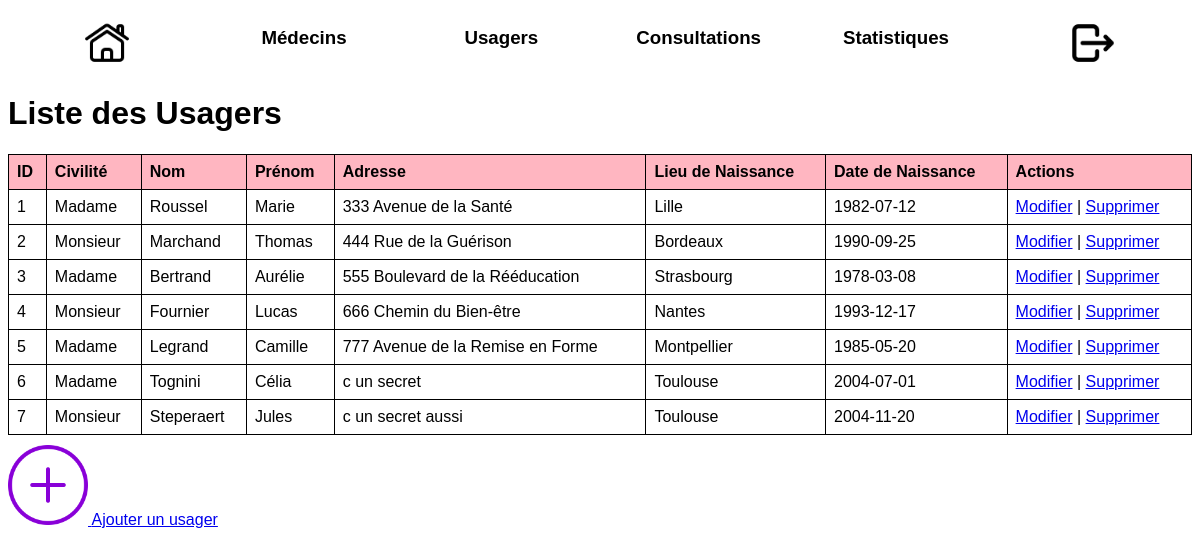
The page /php/listeusager.php (signed in) on the database its author committed.
### tables this page shows
CREATE TABLE usager (
    ID_USAGER int(11) NOT NULL AUTO_INCREMENT,
    Civilite varchar(10) DEFAULT NULL,
    Nom varchar(50) DEFAULT NULL,
    Prenom varchar(50) DEFAULT NULL,
    Adresse varchar(100) DEFAULT NULL,
    Date_Naissance date DEFAULT NULL,
    Numero_Secu varchar(13) DEFAULT NULL,
    Lieu_Naissance varchar(50) DEFAULT NULL,
    ID_Medecin_Ref int(11) DEFAULT NULL,
    PRIMARY KEY (ID_USAGER),
    FOREIGN KEY (ID_Medecin_Ref) REFERENCES medecin (ID_Medecin)
);

### php/listeusager.php (the view, shortened to what this page needs)
<!DOCTYPE html>
<html lang="fr">
<head>
    <link rel="stylesheet" type="text/css" href="../css/listesusagers.css">
</head>
<body>
    <?php
        include('menu.php');
    ?>
    <h1>Liste des Usagers</h1>
    <?php
    include 'BDD.php';
    try {
        $sql = "SELECT * FROM usager";
        $stmt = $conn->query($sql);
        if ($stmt->rowCount() > 0) {
            echo "<table>";
            echo "<tr><th>ID</th><th>Civilité</th><th>Nom</th><th>Prénom</th><th>Adresse</th><th>Lieu de Naissance</th><th>Date de Naissance</th><th>Actions</th></tr>";
            while ($row = $stmt->fetch()) {
                echo "<tr>";
                echo "<td>" . htmlspecialchars($row['ID_USAGER']) . "</td>";
                echo "<td>" . htmlspecialchars($row['Civilite']) . "</td>";
                echo "<td>" . htmlspecialchars($row['Nom']) . "</td>";
                echo "<td>" . htmlspecialchars($row['Prenom']) . "</td>";
                echo "<td>" . htmlspecialchars($row['Adresse']) . "</td>";
                echo "<td>" . htmlspecialchars($row['Lieu_Naissance']) . "</td>";
                echo "<td>" . htmlspecialchars($row['Date_Naissance']) . "</td>";
                echo "<td><a href='modif_usager.php?id=" . $row['ID_USAGER'] . "'>Modifier</a> | <a href='supp_usager.php?id=" . $row['ID_USAGER'] . "'>Supprimer</a></td>";
                echo "</tr>";
            }
            echo "</table>";
        } else {
            echo "Aucun usager trouvé.";
        }
    } catch (PDOException $e) {
        die("Erreur : " . $e->getMessage());
    }
    ?>
    <a href="ajouterusager.php" id="ajouterLink">
        <img src="../images/logo_plus.png" alt="Ajouter un usager">
        Ajouter un usager
    </a>
</body>
</html>

### css/listesusagers.css (style rules this page uses)
body { font-family: Arial, sans-serif; }
table { border-collapse: collapse; width: 100%; }
table, th, td { border: 1px solid black; }
th, td { padding: 8px; text-align: left; }
th { background-color: lightpink; }
img { cursor: pointer; height: 80px; margin-top: 10px; }

### rows shown on the page
usager: ID_USAGER "1", Civilite "Madame", Nom "Roussel", Prenom "Marie", Adresse "333 Avenue de la Santé", Lieu_Naissance "Lille", Date_Naissance "1982-07-12"
usager: ID_USAGER "2", Civilite "Monsieur", Nom "Marchand", Prenom "Thomas", Adresse "444 Rue de la Guérison", Lieu_Naissance "Bordeaux", Date_Naissance "1990-09-25"
usager: ID_USAGER "3", Civilite "Madame", Nom "Bertrand", Prenom "Aurélie", Adresse "555 Boulevard de la Rééducation", Lieu_Naissance "Strasbourg", Date_Naissance "1978-03-08"
usager: ID_USAGER "4", Civilite "Monsieur", Nom "Fournier", Prenom "Lucas", Adresse "666 Chemin du Bien-être", Lieu_Naissance "Nantes", Date_Naissance "1993-12-17"
usager: ID_USAGER "5", Civilite "Madame", Nom "Legrand", Prenom "Camille", Adresse "777 Avenue de la Remise en Forme", Lieu_Naissance "Montpellier", Date_Naissance "1985-05-20"
usager: ID_USAGER "6", Civilite "Madame", Nom "Tognini", Prenom "Célia", Adresse "c un secret", Lieu_Naissance "Toulouse", Date_Naissance "2004-07-01"
usager: ID_USAGER "7", Civilite "Monsieur", Nom "Steperaert", Prenom "Jules", Adresse "c un secret aussi", Lieu_Naissance "Toulouse", Date_Naissance "2004-11-20"
